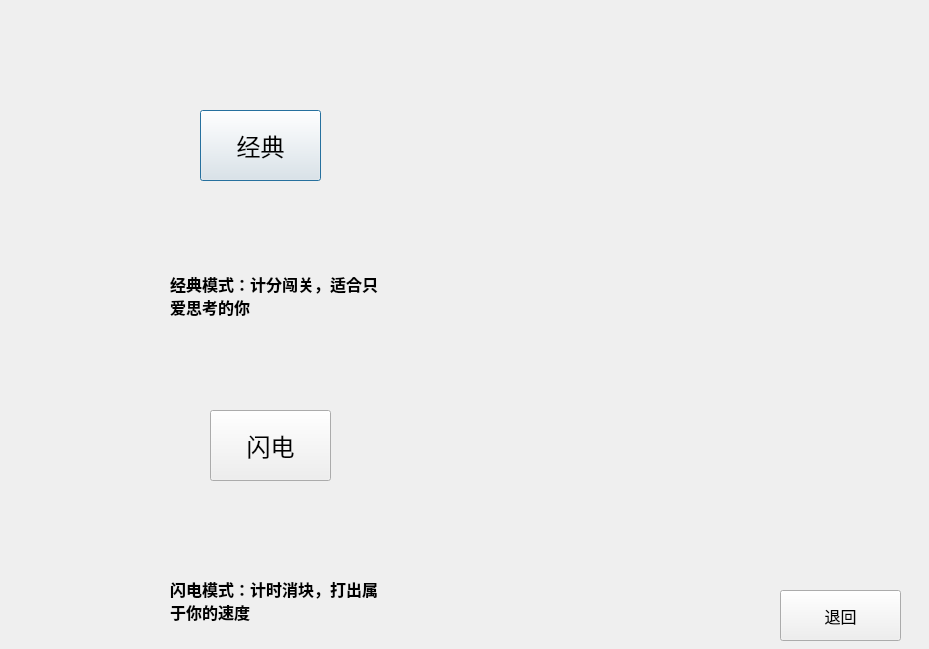
<?xml version="1.0" encoding="UTF-8"?>
<ui version="4.0">
 <class>CGameMode</class>
 <widget class="QDialog" name="CGameMode">
  <property name="geometry">
   <rect>
    <x>0</x>
    <y>0</y>
    <width>929</width>
    <height>649</height>
   </rect>
  </property>
  <property name="windowTitle">
   <string>Dialog</string>
  </property>
  <widget class="QLabel" name="label">
   <property name="geometry">
    <rect>
     <x>0</x>
     <y>0</y>
     <width>929</width>
     <height>649</height>
    </rect>
   </property>
   <property name="styleSheet">
    <string notr="true">image: url(:/new/prefix1/image/timg.jpg);</string>
   </property>
   <property name="text">
    <string/>
   </property>
  </widget>
  <widget class="QLabel" name="classic">
   <property name="geometry">
    <rect>
     <x>160</x>
     <y>60</y>
     <width>201</width>
     <height>191</height>
    </rect>
   </property>
   <property name="styleSheet">
    <string notr="true">image: url(:/new/prefix1/image/config.png);</string>
   </property>
   <property name="text">
    <string/>
   </property>
  </widget>
  <widget class="QLabel" name="label_2">
   <property name="geometry">
    <rect>
     <x>170</x>
     <y>260</y>
     <width>211</width>
     <height>71</height>
    </rect>
   </property>
   <property name="font">
    <font>
     <family>Adobe Devanagari</family>
     <pointsize>12</pointsize>
     <weight>75</weight>
     <bold>true</bold>
    </font>
   </property>
   <property name="text">
    <string>经典模式：计分闯关，适合只爱思考的你</string>
   </property>
   <property name="wordWrap">
    <bool>true</bool>
   </property>
  </widget>
  <widget class="QLabel" name="classic_2">
   <property name="geometry">
    <rect>
     <x>170</x>
     <y>360</y>
     <width>201</width>
     <height>191</height>
    </rect>
   </property>
   <property name="styleSheet">
    <string notr="true">image: url(:/new/prefix1/image/config.png);</string>
   </property>
   <property name="text">
    <string/>
   </property>
  </widget>
  <widget class="QPushButton" name="pushButton">
   <property name="geometry">
    <rect>
     <x>200</x>
     <y>110</y>
     <width>121</width>
     <height>71</height>
    </rect>
   </property>
   <property name="font">
    <font>
     <family>Adobe Devanagari</family>
     <pointsize>18</pointsize>
    </font>
   </property>
   <property name="text">
    <string>经典</string>
   </property>
  </widget>
  <widget class="QLabel" name="label_3">
   <property name="geometry">
    <rect>
     <x>170</x>
     <y>560</y>
     <width>211</width>
     <height>81</height>
    </rect>
   </property>
   <property name="font">
    <font>
     <family>Adobe Devanagari</family>
     <pointsize>12</pointsize>
     <weight>75</weight>
     <bold>true</bold>
    </font>
   </property>
   <property name="text">
    <string>闪电模式：计时消块，打出属于你的速度</string>
   </property>
   <property name="wordWrap">
    <bool>true</bool>
   </property>
  </widget>
  <widget class="QPushButton" name="lightning">
   <property name="geometry">
    <rect>
     <x>210</x>
     <y>410</y>
     <width>121</width>
     <height>71</height>
    </rect>
   </property>
   <property name="font">
    <font>
     <family>Adobe Devanagari</family>
     <pointsize>18</pointsize>
    </font>
   </property>
   <property name="text">
    <string>闪电</string>
   </property>
  </widget>
  <widget class="QPushButton" name="pushButton_2">
   <property name="geometry">
    <rect>
     <x>780</x>
     <y>590</y>
     <width>121</width>
     <height>51</height>
    </rect>
   </property>
   <property name="font">
    <font>
     <family>Adobe Devanagari</family>
     <pointsize>12</pointsize>
    </font>
   </property>
   <property name="text">
    <string>退回</string>
   </property>
  </widget>
 </widget>
 <resources/>
 <connections>
  <connection>
   <sender>lightning</sender>
   <signal>clicked()</signal>
   <receiver>CGameMode</receiver>
   <slot>lightning()</slot>
   <hints>
    <hint type="sourcelabel">
     <x>301</x>
     <y>442</y>
    </hint>
    <hint type="destinationlabel">
     <x>305</x>
     <y>788</y>
    </hint>
   </hints>
  </connection>
  <connection>
   <sender>pushButton_2</sender>
   <signal>clicked()</signal>
   <receiver>CGameMode</receiver>
   <slot>back()</slot>
   <hints>
    <hint type="sourcelabel">
     <x>841</x>
     <y>610</y>
    </hint>
    <hint type="destinationlabel">
     <x>1006</x>
     <y>643</y>
    </hint>
   </hints>
  </connection>
  <connection>
   <sender>pushButton</sender>
   <signal>clicked()</signal>
   <receiver>CGameMode</receiver>
   <slot>classic()</slot>
   <hints>
    <hint type="sourcelabel">
     <x>280</x>
     <y>140</y>
    </hint>
    <hint type="destinationlabel">
     <x>270</x>
     <y>-36</y>
    </hint>
   </hints>
  </connection>
 </connections>
 <slots>
  <slot>lightning()</slot>
  <slot>back()</slot>
  <slot>classic()</slot>
 </slots>
</ui>
